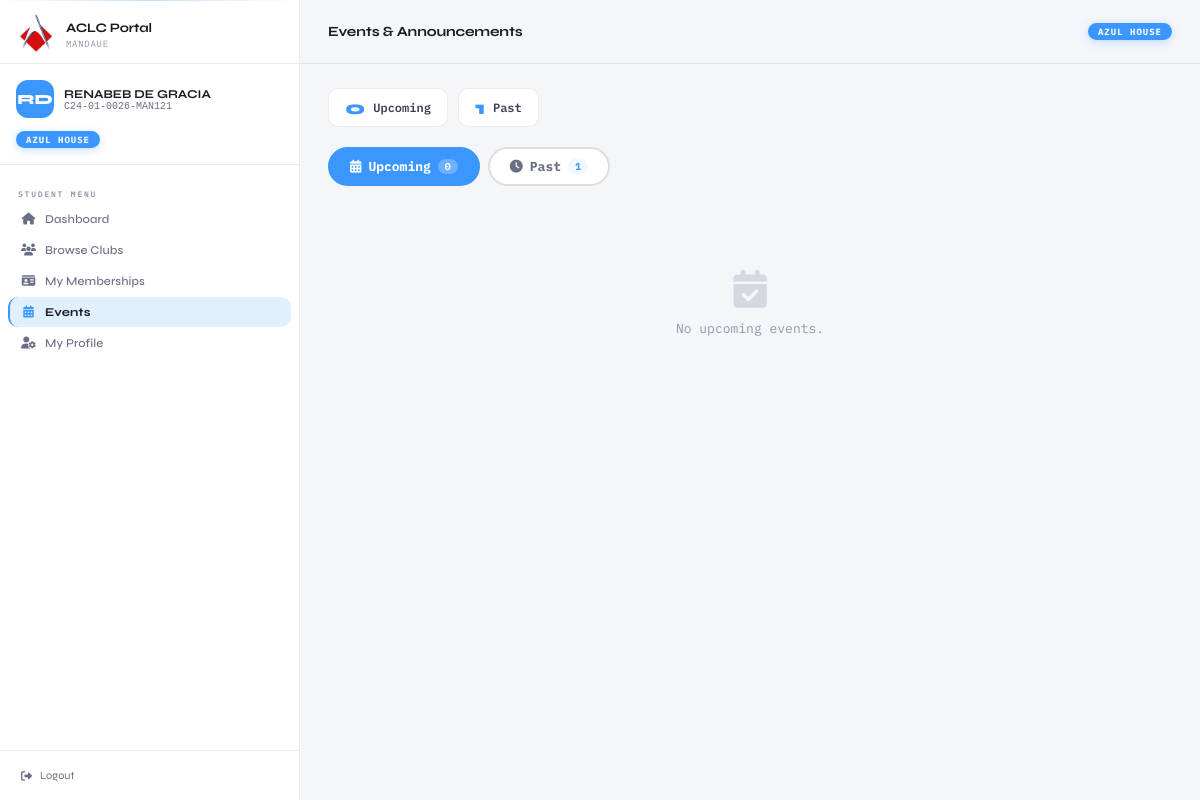
Screenshot of /student/events.php (signed in) with the database file from the repository.
### tables this page shows
CREATE TABLE `students` (
  `id` int(11) NOT NULL,
  `student_id` varchar(30) NOT NULL COMMENT 'Format: C24-01-XXXX-HOU',
  `last_name` varchar(100) NOT NULL,
  `first_name` varchar(100) NOT NULL,
  `middle_name` varchar(100) DEFAULT NULL,
  `course` varchar(20) DEFAULT NULL,
  `level` varchar(10) DEFAULT NULL,
  `status` varchar(30) DEFAULT 'STUDENT',
  `house` varchar(20) DEFAULT NULL,
  `password` varchar(255) DEFAULT NULL COMMENT 'NULL = not yet registered',
  `email` varchar(150) DEFAULT NULL,
  `phone` varchar(20) DEFAULT NULL,
  `profile_pic` varchar(255) DEFAULT NULL,
  `is_active` tinyint(1) DEFAULT 1,
  `created_at` timestamp NOT NULL DEFAULT current_timestamp(),
  `updated_at` timestamp NOT NULL DEFAULT current_timestamp() ON UPDATE current_timestamp()
);

### includes/config.php (called while the page is built, shortened)
<?php
function sanitize($str) {
    return htmlspecialchars(trim((string)$str), ENT_QUOTES, 'UTF-8');
}
?>

### student/events.php (the view, shortened to what this page needs)
<?php
require_once '../includes/config.php';
$db         = getDB();
$student_id = $_SESSION['student_id'];
$stmt = $db->prepare("SELECT * FROM students WHERE student_id = ?");
$stmt->execute([$student_id]);
$student = $stmt->fetch();
$stmt = $db->prepare("SELECT e.*, c.club_name FROM events e LEFT JOIN clubs c ON e.club_id=c.id
    WHERE (e.house=? OR e.house IS NULL)
    ORDER BY CASE WHEN e.event_date >= CURDATE() THEN 0 ELSE 1 END, ABS(DATEDIFF(e.event_date, CURDATE()))");
$stmt->execute([$student['house']]);
$events = $stmt->fetchAll();
$initials = strtoupper(substr($student['first_name'],0,1) . substr($student['last_name'],0,1));
$today    = date('Y-m-d');
$upcoming = [];
$past     = [];
foreach ($events as $ev) {
    if (!$ev['event_date'] || $ev['event_date'] >= $today) $upcoming[] = $ev;
    else $past[] = $ev;
}
?>
<!DOCTYPE html>
<html lang="en">
<head>
<link rel="stylesheet" href="../css/portal.css">
<link rel="stylesheet" href="https://cdnjs.cloudflare.com/ajax/libs/font-awesome/6.4.0/css/all.min.css">
</head>
<body>
<div class="dashboard-wrap">
    <aside class="sidebar">
        <div class="sb-brand" style="padding:20px 16px 14px;border-bottom:1px solid var(--border)">
            <div class="logo">
                <img src="../assets/aclc_logo(1).png"  style="width:40px;height:40px;object-fit:contain;">
            </div>
            <div><div class="sb-title">ACLC Portal</div><div class="sb-sub">Mandaue</div></div>
        </div>
        <div style="padding:16px;border-bottom:1px solid var(--border)">
            <div style="display:flex;align-items:center;gap:10px">
                <div style="width:38px;height:38px;border-radius:12px;background:var(--acc);display:flex;align-items:center;justify-content:center;font-size:14px;font-weight:800;color:#fff;flex-shrink:0"><?= $initials ?></div>
                <div>
                    <div style="font-size:12px;font-weight:700;color:var(--text-primary)"><?= sanitize($student['first_name']) ?> <?= sanitize($student['last_name']) ?></div>
                    <div style="font-size:10px;color:var(--text-muted);font-family:monospace"><?= sanitize($student['student_id']) ?></div>
                </div>
            </div>
            <div style="margin-top:10px"><span class="house-badge"><?= sanitize($student['house']) ?> HOUSE</span></div>
        </div>
        <nav class="sb-nav">
            <div class="sb-section-label">Student Menu</div>
            <a href="dashboard.php"   class="sb-item"><i class="fas fa-home"></i> Dashboard</a>
            <a href="clubs.php"       class="sb-item"><i class="fas fa-users"></i> Browse Clubs</a>
            <a href="memberships.php" class="sb-item"><i class="fas fa-id-card"></i> My Memberships</a>
            <a href="events.php"      class="sb-item active"><i class="fas fa-calendar-alt"></i> Events</a>
            <a href="profile.php"     class="sb-item"><i class="fas fa-user-cog"></i> My Profile</a>
        </nav>
        <div class="sb-foot"><a href="../logout.php" class="sb-logout"><i class="fas fa-sign-out-alt"></i> Logout</a></div>
    </aside>
    <main class="main">
        <div class="topbar">
            <div class="topbar-title">Events &amp; Announcements</div>
            <span class="house-badge"><?= sanitize($student['house']) ?> HOUSE</span>
        </div>
        <div class="page-content">
            <?php if (empty($events)): ?>
            <div class="ev-empty">
                <i class="fas fa-calendar-times"></i>
                <p>No events or announcements yet.</p>
            </div>
            <?php else: ?>
            <div class="ev-stats">
                <div class="ev-stat-pill"><span class="num"><?= count($upcoming) ?></span> Upcoming</div>
                <div class="ev-stat-pill"><span class="num"><?= count($past) ?></span> Past</div>
            </div>
            <div class="ev-tabs">
                <button class="ev-tab active" onclick="switchTab('upcoming', this)">
                    <i class="fas fa-calendar-alt"></i> Upcoming
                    <span class="tab-count"><?= count($upcoming) ?></span>
                </button>
                <button class="ev-tab" onclick="switchTab('past', this)">
                    <i class="fas fa-clock"></i> Past
                    <span class="tab-count"><?= count($past) ?></span>
                </button>
            </div>
            <div class="tab-panel active" id="panel-upcoming">
                <?php if (empty($upcoming)): ?>
                <div class="ev-empty">
                    <i class="fas fa-calendar-check"></i>
                    <p>No upcoming events.</p>
                </div>
                <?php endif; ?>
            </div>
            <?php endif; ?>
        </div>
    </main>
</div>
</body>
</html>

### css/portal.css (style rules this page uses)
*, *::before, *::after { box-sizing: border-box; margin: 0; padding: 0; }
body { font-family: 'Syne', system-ui, sans-serif; background: #f5f6fa; color: #1a1b22; min-height: 100vh; overflow-x: hidden; }
:root { --acc: #1565C0; --acc-light: rgba(21,101,192,0.12); --acc-mid: rgba(21,101,192,0.25); --acc-soft: rgba(21,101,192,0.06); --bg-base: #f5f6fa; --bg-card: #ffffff; --bg-hover: #eef0f6; --border: rgba(0,0,0,0.08); --border-md: rgba(0,0,0,0.13); --border-hi: rgba(0,0,0,0.18); --text-primary: #1a1b22; --text-secondary: #3c3f52; --text-muted: #6b6f85; --text-faint: #9294a8; }
body::before { content: ''; position: fixed; inset: 0; z-index: 0; pointer-events: none; background-image: linear-gradient(rgba(0,0,0,0.03) 1px,transparent 1px),linear-gradient(90deg,rgba(0,0,0,0.03) 1px,transparent 1px); background-size: 48px 48px; }
body::after { content: ''; position: fixed; inset: 0; z-index: 0; pointer-events: none; background: radial-gradient(ellipse 700px 400px at 20% 10%,var(--acc-soft) 0%,transparent 60%),radial-gradient(ellipse 600px 400px at 80% 85%,rgba(100,140,180,0.05) 0%,transparent 60%); }
.dashboard-wrap, .dashboard-wrapper, .dashboard-container { display: flex; min-height: 100vh; position: relative; z-index: 1; }
.sidebar { width: 300px; background: #ffffff; border-right: 1px solid var(--border); display: flex; flex-direction: column; position: fixed; top: 0; left: 0; bottom: 0; z-index: 100; overflow: hidden; }
.sidebar::before { content: ''; position: absolute; top: 0; left: 0; right: 0; height: 1px; background: linear-gradient(90deg,transparent,var(--acc-mid),transparent); pointer-events: none; }
.sidebar-brand, .sb-brand { padding: 0 16px; height: 64px; border-bottom: 1px solid var(--border); display: flex; align-items: center; gap: 10px; }
.sidebar-brand-text .title, .sb-title { font-size: 13px; font-weight: 700; color: var(--text-primary); letter-spacing: -0.01em; }
.sidebar-brand-text .sub, .sb-sub { font-size: 9px; color: var(--text-faint); margin-top: 2px; letter-spacing: 0.08em; text-transform: uppercase; font-family: 'IBM Plex Mono',monospace; }
.house-badge { display: inline-block; padding: 3px 10px; border-radius: 100px; background: var(--acc); color: #fff; font-size: 9px; font-weight: 700; letter-spacing: 1px; text-transform: uppercase; font-family: 'IBM Plex Mono',monospace; box-shadow: 0 2px 10px var(--acc-mid); }
.sidebar-nav, .nav-menu, .sb-nav { flex: 1; padding: 10px 8px; overflow-y: auto; scrollbar-width: none; }
.nav-section-label, .sb-section-label { font-size: 8px; font-weight: 600; color: var(--text-faint); letter-spacing: 1.8px; text-transform: uppercase; padding: 14px 10px 5px; font-family: 'IBM Plex Mono',monospace; }
.nav-item, .sb-item { display: flex; align-items: center; gap: 9px; padding: 8px 11px; border-radius: 10px; font-size: 12px; font-weight: 500; color: var(--text-muted); text-decoration: none; margin-bottom: 1px; transition: all 0.18s; border-left: 2px solid transparent; position: relative; cursor: pointer; letter-spacing: 0.01em; }
.nav-item i, .sb-item i { font-size: 12px; width: 15px; text-align: center; flex-shrink: 0; }
.nav-item.active, .sb-item.active { background: var(--acc-light); color: var(--text-primary); border-left-color: var(--acc); font-weight: 700; }
.nav-item.active i, .sb-item.active i { color: var(--acc); }
.sidebar-footer, .sb-foot { padding: 10px; border-top: 1px solid var(--border); }
.sidebar-logout, .logout-btn, .sb-logout { display: flex; align-items: center; gap: 8px; padding: 8px 11px; border-radius: 10px; font-size: 11px; color: var(--text-muted); text-decoration: none; transition: all 0.15s; cursor: pointer; background: none; border: none; width: 100%; font-family: 'Syne',sans-serif; }
.main-content, .main { margin-left: 300px; flex: 1; display: flex; flex-direction: column; min-height: 100vh; background: var(--bg-base); }
.sidebar-brand, .sb-brand { padding: 20px 16px 16px; border-bottom: 1px solid var(--border); display: flex; align-items: center; gap: 10px; }
.topbar { background: rgba(245,246,250,0.88); backdrop-filter: blur(20px); border-bottom: 1px solid var(--border); padding: 0 28px; height: 64px; display: flex; align-items: center; justify-content: space-between; position: sticky; top: 0; z-index: 50; }
.topbar-title { font-size: 14px; font-weight: 700; color: var(--text-primary); letter-spacing: -0.01em; }
.page-content, .content-wrapper { padding: 24px 28px; flex: 1; }

### rows the page displays
students: initials "RD", first_name "RENABEB", last_name "DE GRACIA", student "C24-01-0026-MAN121", house "AZUL"

### other values shown
count($upcoming) "0"
count($past) "1"
